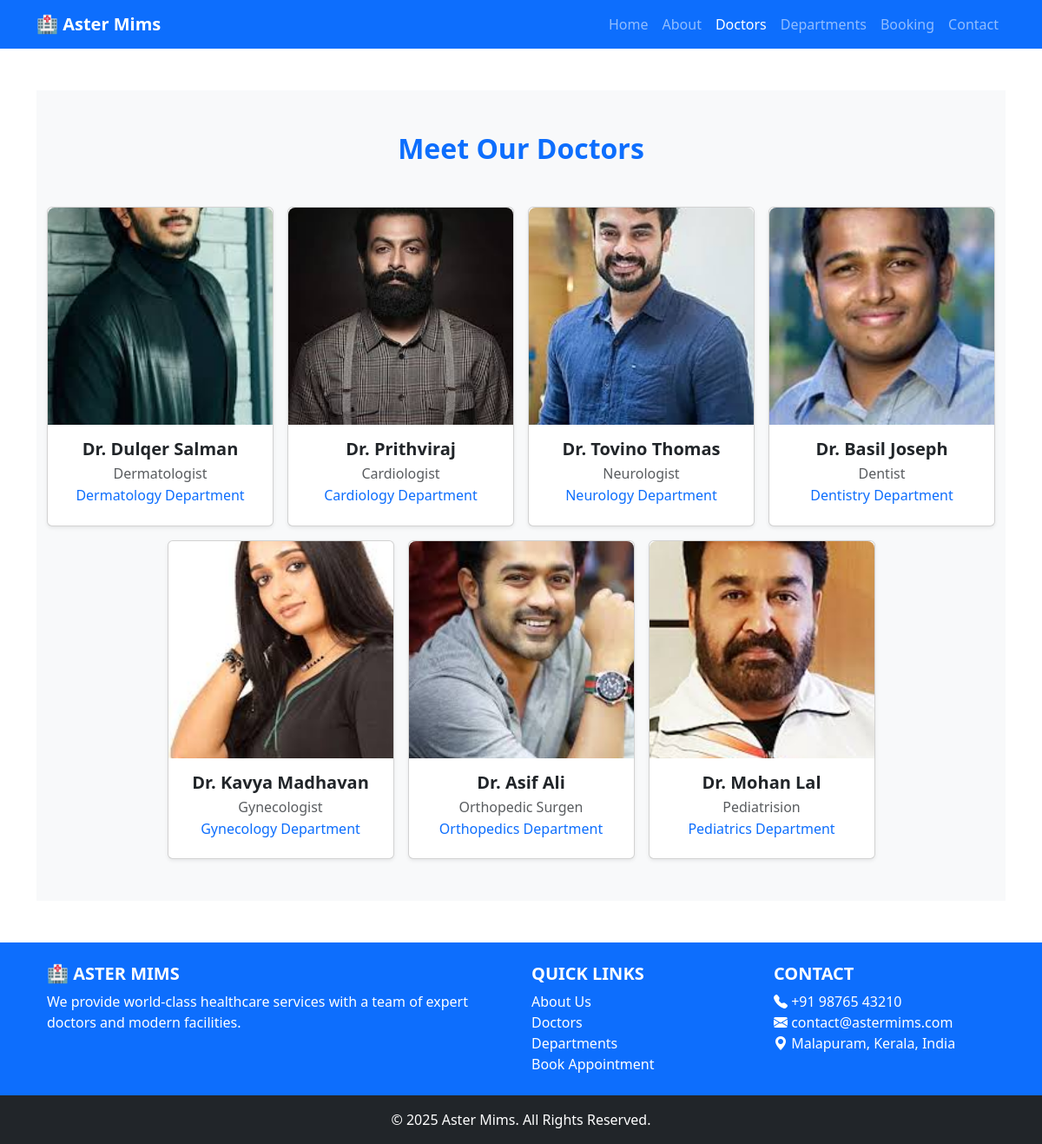
The app's page /doctors/ with its own data.
### home/models.py (models this page shows, shortened)
class Doctors(models.Model):
    doc_name=models.CharField(max_length=100)
    doc_spec=models.CharField(max_length=100)
    dep_name=models.ForeignKey(department, on_delete=models.CASCADE)
    doc_image=models.ImageField(upload_to='doctors')

class department(models.Model):
    dep_name=models.CharField(max_length=100)
    dep_discription=models.TextField()
    def __str__(self):
        return self.dep_name

### home/views.py (the view)
# urls.py: path('doctors/', views.doctors,name='doctors'),
def doctors(request):
    dict_doc ={
        'doc' : Doctors.objects.all()
    }
    return render(request, "doctors.html", dict_doc)

### templates/doctors.html (shortened to what this page needs)
{% extends "base.html" %}
{% load static %}
{% block content %}
<section class="py-5 bg-light">
  <div class="container">
    <h2 class="fw-bold text-primary text-center mb-5">Meet Our Doctors</h2>
    <div class="row g-3 justify-content-center">
      {% for d in doc %}
      <div class="col-sm-6 col-md-4 col-lg-3 d-flex">
        <div class="card shadow-sm w-100 text-center">
          <img src="{{ d.doc_image.url }}" class="card-img-top img-fluid" alt="Doctor"
               style="height: 250px; object-fit: cover; border-top-left-radius: .5rem; border-top-right-radius: .5rem;">
          <div class="card-body d-flex flex-column justify-content-between">
            <div>
              <h5 class="card-title mb-1 fw-semibold">Dr. {{ d.doc_name }}</h5>
              <p class="text-muted mb-1">{{ d.doc_spec }}</p>
              <h6 class="text-primary">{{ d.dep_name }} Department</h6>
            </div>
          </div>
        </div>
      </div>
      {% endfor %}
    </div>
  </div>
</section>
{% endblock %}

### templates/base.html (shortened to what this page needs)
{% load static %}
<!DOCTYPE html>
<html lang="en">
<head>
  <link rel="stylesheet" href="https://cdn.jsdelivr.net/npm/bootstrap@5.3.3/dist/css/bootstrap.min.css" rel="stylesheet">
  <link rel="stylesheet" href="{% static '/css/style.css' %}">
  <link rel="stylesheet" href="https://cdn.jsdelivr.net/npm/bootstrap-icons@1.11.3/font/bootstrap-icons.css">
</head>
<body class="d-flex flex-column min-vh-100">
  <nav class="navbar navbar-expand-lg navbar-dark bg-primary">
    <div class="container">
      <a class="navbar-brand fw-bold" href="{% url 'home' %}">🏥 Aster Mims</a>
      <div class="collapse navbar-collapse" id="navbarNav">
        <ul class="navbar-nav ms-auto">
          <li class="nav-item">
            <a class="nav-link {% if request.path == '/' %}active{% endif %}" href="{% url 'home' %}">Home</a>
          </li>
          <li class="nav-item">
            <a class="nav-link {% if request.path == '/about/' %}active{% endif %}" href="{% url 'about' %}">About</a>
          </li>
          <li class="nav-item">
            <a class="nav-link {% if request.path == '/doctors/' %}active{% endif %}" href="{% url 'doctors' %}">Doctors</a>
          </li>
          <li class="nav-item">
            <a class="nav-link {% if request.path == '/departments/' %}active{% endif %}" href="{% url 'departments' %}">Departments</a>
          </li>
          <li class="nav-item">
            <a class="nav-link {% if request.path == '/booking/' %}active{% endif %}" href="{% url 'booking' %}">Booking</a>
          </li>
          <li class="nav-item">
            <a class="nav-link {% if request.path == '/contact/' %}active{% endif %}" href="{% url 'contact' %}">Contact</a>
          </li>
        </ul>
      </div>
    </div>
  </nav>
  <div class="container my-5 flex-grow-1">
    {% block content %}
    {% endblock %}
  </div>
  <footer class="bg-primary text-white text-center text-lg-start mt-auto">
    <div class="container p-4">
      <div class="row">
        <div class="col-lg-6 col-md-12 mb-4 mb-md-0">
          <h5 class="text-uppercase fw-bold">🏥 Aster Mims</h5>
          <p>
            We provide world-class healthcare services with a team of expert doctors and modern facilities.
          </p>
        </div>
        <div class="col-lg-3 col-md-6 mb-4 mb-md-0">
          <h5 class="text-uppercase fw-bold">Quick Links</h5>
          <ul class="list-unstyled mb-0">
            <li><a href="{% url 'about' %}" class="text-white text-decoration-none">About Us</a></li>
            <li><a href="{% url 'doctors' %}" class="text-white text-decoration-none">Doctors</a></li>
            <li><a href="{% url 'departments' %}" class="text-white text-decoration-none">Departments</a></li>
            <li><a href="{% url 'booking' %}" class="text-white text-decoration-none">Book Appointment</a></li>
          </ul>
        </div>
        <div class="col-lg-3 col-md-6 mb-4 mb-md-0">
          <h5 class="text-uppercase fw-bold">Contact</h5>
          <ul class="list-unstyled">
            <li><i class="bi bi-telephone-fill"></i> +91 98765 43210</li>
            <li><i class="bi bi-envelope-fill"></i> contact@astermims.com</li>
            <li><i class="bi bi-geo-alt-fill"></i> Malapuram, Kerala, India</li>
          </ul>
        </div>
      </div>
    </div>
    <div class="text-center p-3 bg-dark">
      © 2025 Aster Mims. All Rights Reserved.
    </div>
  </footer>
</body>
</html>

### records on screen
Doctors: doc_image (picture), doc_name "Dulqer Salman", doc_spec "Dermatologist", dep_name "Dermatology"
Doctors: doc_image (picture), doc_name "Prithviraj", doc_spec "Cardiologist", dep_name "Cardiology"
Doctors: doc_image (picture), doc_name "Tovino Thomas", doc_spec "Neurologist", dep_name "Neurology"
Doctors: doc_image (picture), doc_name "Basil Joseph", doc_spec "Dentist", dep_name "Dentistry"
Doctors: doc_image (picture), doc_name "Kavya Madhavan", doc_spec "Gynecologist", dep_name "Gynecology"
Doctors: doc_image (picture), doc_name "Asif Ali", doc_spec "Orthopedic Surgen", dep_name "Orthopedics"
Doctors: doc_image (picture), doc_name "Mohan Lal", doc_spec "Pediatrision", dep_name "Pediatrics"
